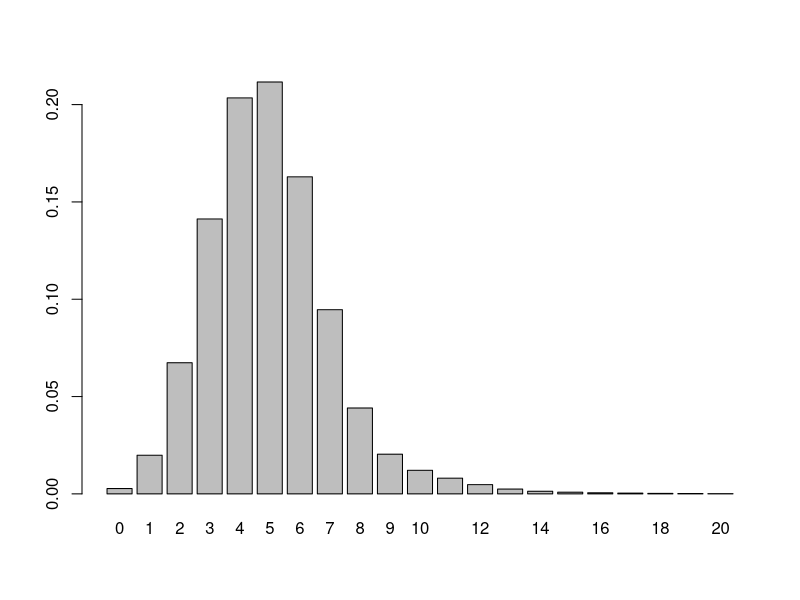
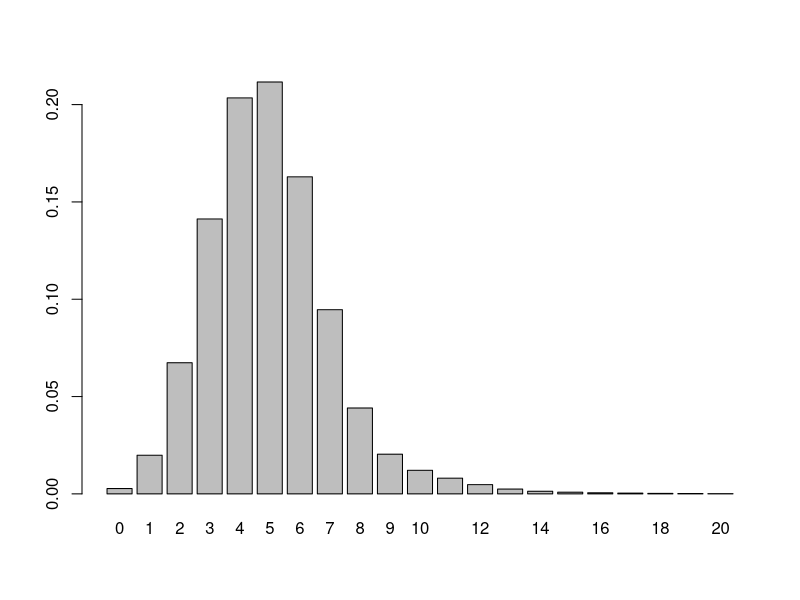
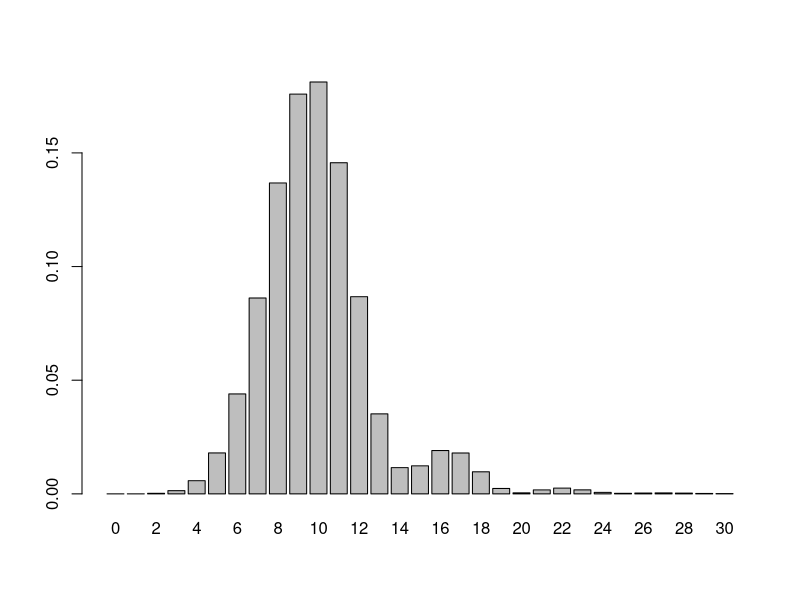
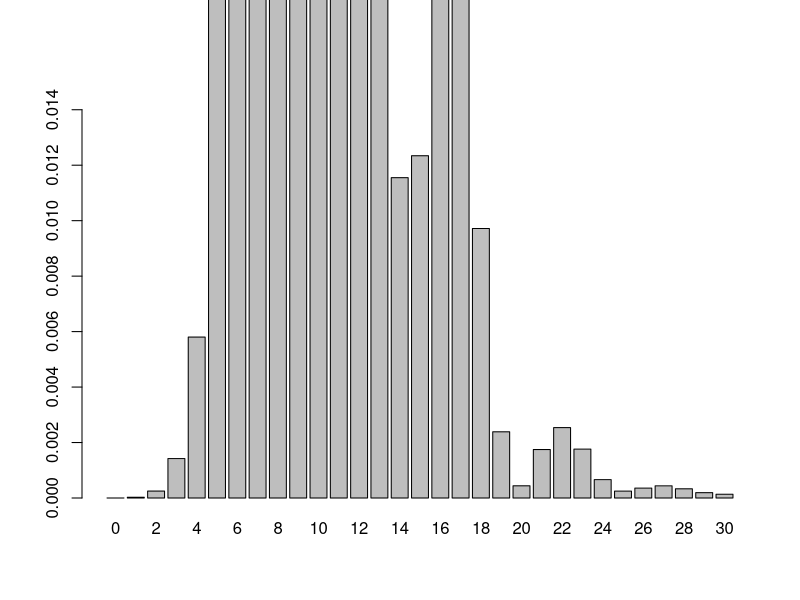
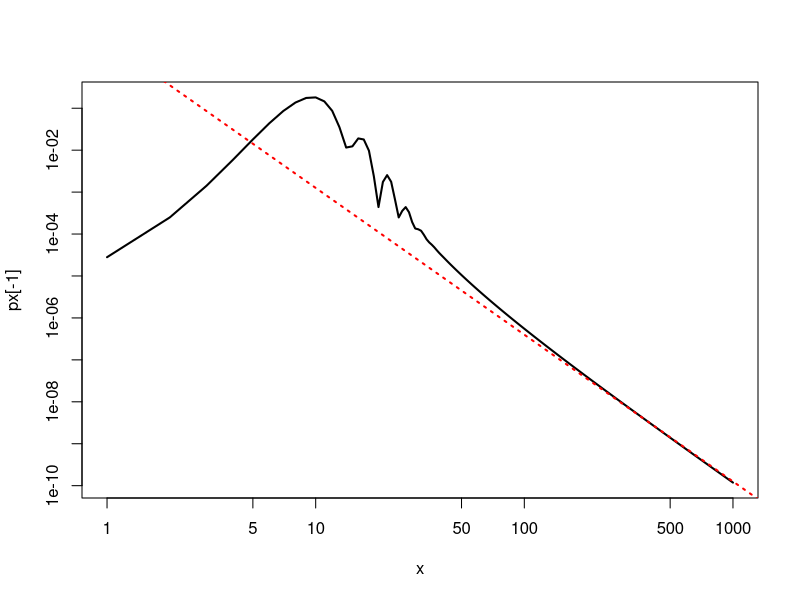
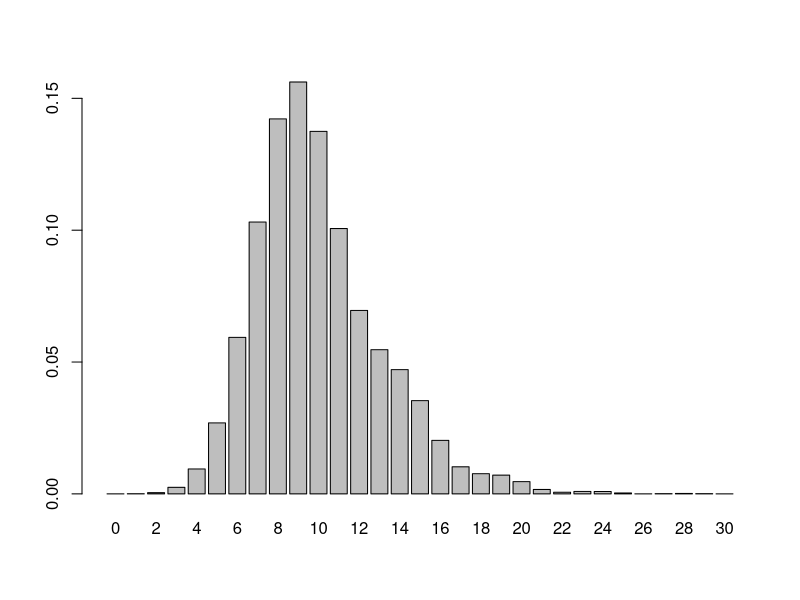
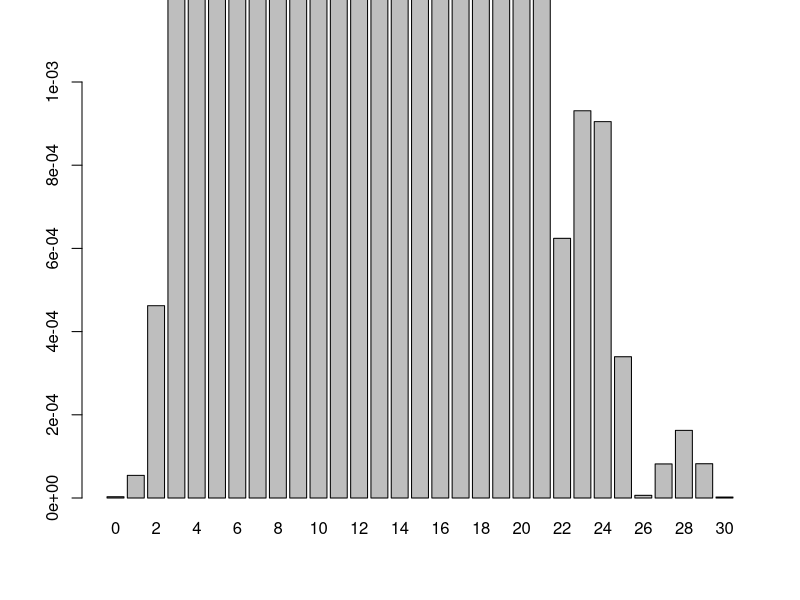
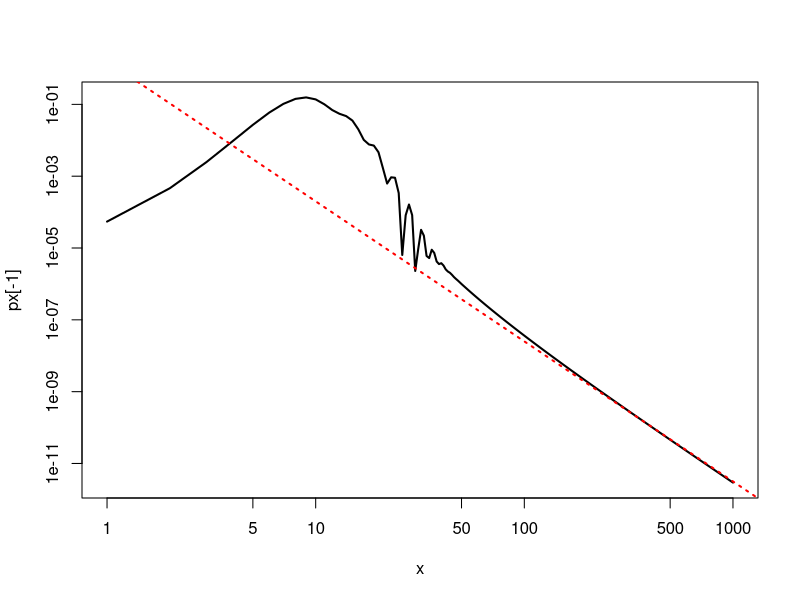

The R script that drew these images, in order: (Note: this script raises an error after producing the figures.)
## ---- chunk 1
library(tidyverse)
theme_set(theme_bw())
#source("util.R")
## ---- chunk 2
# alpha<-2.5
# gamma<-0.9
# delta<-5

validgamma<-function(gamma,alpha){
  if(alpha<=0){ #alpha must be positive
    return(FALSE)
  }
  if(gamma==0){ #if gamma=0, this is ordinary Poisson, so alpha=1 by convention
    return(alpha==1)
  }
  #hereafter assume gamma!=0
  gpos<- gamma>0
  if(alpha<1){
    return(gpos) #gamma should be positive
  } else if(alpha<=2){
    return(!gpos) #gamma should be negative
  } else { #alpha>2
    alpha_star<-ceiling(alpha)
    if(alpha==alpha_star){ #integer values of alpha>2 not allowed
      return(FALSE)
    } else if(alpha_star%%2==1){
      return(gpos) #gamma positive when ceil(alpha) is odd
    } else {
      return(!gpos)
    }
  }
}

check_delta<-function(delta,gamma,alpha){
  if(delta< -gamma*alpha){
    stop("Must have delta>= -gamma*alpha to ensure P(X=1) is nonnegative")
  } else if(delta< -gamma){
    stop("Must have delta>= -gamma to ensure P(X=0)<=1")
  }
  #if delta>= -alpha*gamma, all probabilities are valid for alpha<=2
  #if alpha>2, even if both of these conditions are met, it's still possible
  #to have invalid probabilities. These are caught dynamically by the 
  #PMF function since there doesn't appear to be a closed from constraint.
  #increasing delta or making |gamma| closer to zero will always
  #make the PMF more well behaved.
}

dstable_pmf_naive<-function(nmax,delta,gamma,alpha){
  #compute the discrete stable PMF for non-integer alpha
  #nmax is the largest nonnegative integer at which to evaluate the PMF
  #will return P(X=n) for n=0,1,...,nmax
  #delta is location parameter
  #gamma is scale parameter
  #alpha is shape (tail) parameter
  #all parameters can only be scalars
  #evaluates the PMF using a direct recursion method
  #may not have great numerical stability
  stopifnot(validgamma(gamma,alpha))
  #direct way (numerical underflow likely)
  #assume alpha is not an integer, for alpha=1,2 handle separately
  #nmax<-100
  #nvals<-0:nmax
  jvals<-2:nmax
  check_delta(delta,gamma,alpha)
  dag<-delta+alpha*gamma
  weights<-c(dag, gamma*jvals*choose(alpha,jvals)*(-1)^(jvals-1))
  probs<-vector("numeric",length=nmax+1)
  probs[1]<-exp(-delta-gamma) #P(X=0)
  if(nmax==0){ #edge case where only want P(X=0)
    return(probs[1])
  } 
  for(n in 1:nmax){
    probs[n+1]<- mean(probs[n:1]*weights[1:n]) #P(X=n), mean does 1/n part
    if(probs[n+1]<0){
      stop("negative probability encountered, increase delta or decrease absolute value of gamma")
    }
  }
  return(probs)
}
probs<-dstable_pmf_naive(20,delta=5.0,gamma=.9,alpha=2.5)
barplot(probs,names.arg=0:(length(probs)-1))
sum(probs)
## ---- chunk 3
log1mexp<-function(x){
  #slightly modified from original VGAM implementation
  stopifnot(all(x[!is.na(x)]>0))
  ifelse(x<=log(2), log(-expm1(-x)), log1p(-exp(-x)))
}

signed_logSumExp<-function(lx,nn){
  #lx is log|x| where x could be positive or negative
  #nn is a logical vector indicating which elements of x are nonnegative
  #ie, nn<- sign(x)>=0
  #computes log(sum(x)) with numerical stability
  #we require that the sum of x be positive otherwise it throws an error
  #the sum is never directly computed though
  #lx is allowed to be -Inf (ie, x can have exact zeros)
  A<-matrixStats::logSumExp(lx,nn)
  B<-matrixStats::logSumExp(lx,!nn)
  A+log1mexp(A-B)
}

dstable_pmf<-function(nmax,delta,gamma,alpha,log=FALSE){
  #compute the discrete stable PMF for non-integer alpha
  #nmax is the largest nonnegative integer at which to evaluate the PMF
  #will return P(X=n) for n=0,1,...,nmax
  #delta is location parameter
  #gamma is scale parameter
  #alpha is shape (tail) parameter
  #all parameters can only be scalars
  stopifnot(validgamma(gamma,alpha))
  #assume alpha is not an integer, for alpha=1,2 handle separately
  jvals<-2:nmax
  check_delta(delta,gamma,alpha)
  dag<-delta+alpha*gamma
  ldag<-log(dag)
  #weights<-c(dag, gamma*jvals*choose(alpha,jvals)*(-1)^(jvals-1))
  lwts<-c(ldag, log(abs(gamma))+log(jvals)+lchoose(alpha,jvals))
  lp<-vector("numeric",length=nmax+1)
  lp[1]<- -delta-gamma #logP(X=0)
  if(nmax==0){ #edge case where only want P(X=0)
    return(ifelse(log,lp[1],exp(lp[1])))
  }
  nn<-rep.int(TRUE,nmax) #1,2,3,...,nmax. Which weights are nonnegative?
  #negative weights can only occur with alpha>2
  if(alpha>2){
    if(gamma>0){ #this implies ceil(alpha) is odd
      #negative terms are j=2,4,...floor(alpha)
      negterms<-seq(from=2,to=floor(alpha),by=2)
    } else { #case where ceil(alpha) is even
      #negative terms are j=3,5,...,floor(alpha)
      negterms<-seq(from=3,to=floor(alpha),by=2)
    }
    nn[negterms]<-FALSE
  }
  for(n in 1:nmax){
    terms<- lp[n:1] + lwts[1:n]
    lp[n+1]<- signed_logSumExp(terms,nn[1:n]) - log(n)
  }
  if(log){
    return(lp)
  } else {
    return(exp(lp))
  }
}
## ---- chunk 4
probs1<-dstable_pmf_naive(20,delta=5.0,gamma=.9,alpha=2.5)
#barplot(probs1,names.arg=0:(length(probs1)-1))
probs2<-dstable_pmf(20,delta=5.0,gamma=0.9,alpha=2.5)
barplot(probs2,names.arg=0:(length(probs2)-1))
max(abs(probs1-probs2))
sum(probs2)
## ---- chunk 5
n<-30
probs<-dstable_pmf(n,delta=10.0,gamma=3.4,alpha=2.5)#,log=TRUE)
barplot(probs,names.arg=0:n)
barplot(probs,names.arg=0:n, ylim=c(0,.015))
x<-1:1000
px<-dstable_pmf(max(x),delta=10.0,gamma=3.4,alpha=2.5)#,log=TRUE)
plot(x,px[-1],type="l",log="xy",lwd=2)
abline(0.6,-3.5,lty=3,col="red",lwd=2)
## ---- chunk 6
n<-30
probs<-dstable_pmf(n,delta=10.0,gamma=2.7,alpha=2.9)#,log=TRUE)
barplot(probs,names.arg=0:n)
barplot(probs,names.arg=0:n, ylim=c(0,.001))
x<-1:1000
px<-dstable_pmf(max(x),delta=10.0,gamma=2.7,alpha=2.9)#,log=TRUE)
plot(x,px[-1],type="l",log="xy",lwd=2)
abline(0.2,-3.9,lty=3,col="red",lwd=2)
## ---- chunk 7
n<-35
probs<-dstable_pmf(n,delta=10.0,gamma=-0.95,alpha=3.1)#,log=TRUE)
barplot(probs,names.arg=0:n)
barplot(probs,names.arg=0:n,ylim=c(0,1e-4))
x<-1:1000
px<-dstable_pmf(max(x),delta=10.0,gamma=-0.95,alpha=3.1)#,log=TRUE)
plot(x,px[-1],type="l",log="xy",lwd=2)
abline(-0.2,-4.1,lty=3,col="red",lwd=2)
## ---- chunk 8
n<-35
probs<-dstable_pmf(n,delta=10.0,gamma=-1.5,alpha=3.25)#,log=TRUE)
barplot(probs,names.arg=0:n)
barplot(probs,names.arg=0:n,ylim=c(0,2e-4))
x<-1:1000
px<-dstable_pmf(max(x),delta=10.0,gamma=-1.5,alpha=3.25)#,log=TRUE)
plot(x,px[-1],type="l",log="xy",lwd=2)
abline(0.45,-4.25,lty=3,col="red",lwd=2)
## ---- chunk 9
n<-50
probs<-dstable_pmf(n,delta=10.0,gamma=-1.22,alpha=3.5)#,log=TRUE)
barplot(probs,names.arg=0:n)
barplot(probs,names.arg=0:n,ylim=c(0,1e-4))
x<-1:1000
px<-dstable_pmf(max(x),delta=10.0,gamma=-1.22,alpha=3.5)#,log=TRUE)
plot(x,px[-1],type="l",log="xy",lwd=2)
abline(0.7,-4.5,lty=3,col="red",lwd=2)
## ---- chunk 10
n<-50
probs<-dstable_pmf(n,delta=10.0,gamma=-0.81,alpha=3.9)#,log=TRUE)
barplot(probs,names.arg=0:n)
barplot(probs,names.arg=0:n,ylim=c(0,1e-5))
x<-1:1000
px<-dstable_pmf(max(x),delta=10.0,gamma=-0.81,alpha=3.9)#,log=TRUE)
plot(x,px[-1],type="l",log="xy",lwd=2)
abline(0.2,-4.9,lty=3,col="red",lwd=2)
## ---- chunk 11
n<-21
pd<-data.frame(alpha=rep(c(0.8,1,1.5),2), sigma=2)
pd$gamma<-sigma2gamma(pd$sigma,pd$alpha)
#pd$gamma<-round(pd$gamma)
pd$delta[1:3]<-pd$alpha[1:3]*pd$gamma[1:3]+0.1
pd$delta[c(4,6)]<-pd$gamma[c(4,6)]*pd$alpha[c(4,6)]^2
pd$delta[5]<-2*pd$alpha[5]*pd$gamma[5]
#pd$delta<-ceiling(pd$delta)
# pd$gamma[1:3]<- (pd$delta[1:3]-0.1)/pd$alpha[1:3] #valid PMF but not self-decomp
# pd$gamma[c(4,6)]<-(pd$delta[c(4,6)]-0.1)/pd$alpha[c(4,6)]^2 #self-decomp
# pd$gamma[5]<- (pd$delta[5]-0.1)/(2*pd$alpha[5])
# pd$sigma<-gamma2sigma(pd$gamma,pd$alpha)
pd$self_decomp<-rep(c("not discretely self-decomposable","discretely self-decomposable"),each=3)
pd$alpha_txt<-paste0("alpha=",pd$alpha)
x<-0:(n-1)
pd2<- pd %>% group_by(alpha_txt,self_decomp) %>% 
  reframe(x=x, px=dpoistable(x,alpha,sigma,delta))

pd$delta_txt<-paste0("delta= ",signif(pd$delta,3))
pd$gamma_txt<-paste0("gamma= ",signif(pd$gamma,3))
ggplot(pd2)+geom_col(aes(x=x,y=px))+
  facet_grid(alpha_txt~self_decomp,scales="free_y")+
  geom_text(data=pd,aes(x=Inf,y=Inf,label=gamma_txt),hjust=1.05,vjust=1.3)+
  geom_text(data=pd,aes(x=Inf,y=Inf,label=delta_txt),hjust=1.05,vjust=2.6)+
  theme(panel.grid.minor = element_blank())+ylab("P(X=x)")
#+geom_vline(aes(xintercept=delta))
ggsave("discrete_stable_pmfs.pdf",width=6,height=6)

#transposed
pd3<-pd2 %>% mutate(
  self_decomp=fct_recode(self_decomp,
                         "not disc. self-decomp."="not discretely self-decomposable",
                         "disc. self-decomp."="discretely self-decomposable"))
pd3$self_decomp<-factor(pd3$self_decomp)
pd4<-pd %>% mutate(
  self_decomp=fct_recode(self_decomp,
                         "not disc. self-decomp."="not discretely self-decomposable",
                         "disc. self-decomp."="discretely self-decomposable"))
pd4$self_decomp<-factor(pd4$self_decomp)
ggplot(pd3)+geom_col(aes(x=x,y=px))+
  facet_grid(self_decomp~alpha_txt,scales="free_y")+
  geom_text(data=pd4,aes(x=Inf,y=Inf,label=gamma_txt),hjust=1.05,vjust=1.3)+
  geom_text(data=pd4,aes(x=Inf,y=Inf,label=delta_txt),hjust=1.05,vjust=2.6)+
  theme(panel.grid.minor = element_blank())+ylab("P(X=x)")
ggsave("discrete_stable_pmfs_wide.pdf",width=6,height=4)
